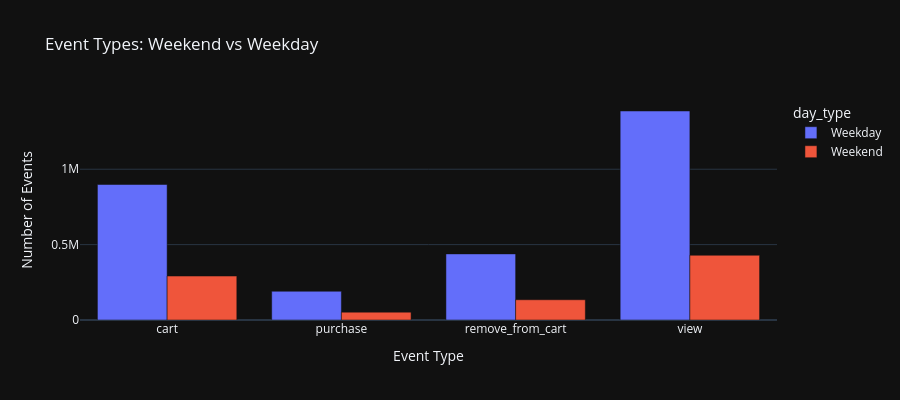

The cell this chart's notebook holds for it:
### Code cell
# %% [markdown]
# #### 3.3 Weekend vs Weekday

# %%
# Compare weekend vs weekday
weekend_comparison = df.groupby(['is_weekend', 'event_type']).size().reset_index(name='count')
weekend_comparison['day_type'] = weekend_comparison['is_weekend'].map({0: 'Weekday', 1: 'Weekend'})

fig = px.bar(weekend_comparison, x='event_type', y='count', color='day_type',
             barmode='group',
             title='Event Types: Weekend vs Weekday',
             labels={'count': 'Number of Events', 'event_type': 'Event Type'})
fig.update_layout(template='plotly_dark', height=400)
fig.show()

### Figure 1 — Plotly figure (JSON) as saved in the notebook; plotly's stock layout.template omitted (floating-point values rounded to 4 significant figures)
{"data": [{"alignmentgroup": "True", "hovertemplate": "day_type=Weekday<br>Event Type=%{x}<br>Number of Events=%{y}<extra></extra>", "legendgroup": "Weekday", "marker": {"color": "#636efa", "pattern": {"shape": ""}}, "name": "Weekday", "offsetgroup": "Weekday", "orientation": "v", "showlegend": true, "textposition": "auto", "type": "bar", "x": ["cart", "purchase", "remove_from_cart", "view"], "xaxis": "x", "y": [898784, 190686, 438463, 1386289], "yaxis": "y"}, {"alignmentgroup": "True", "hovertemplate": "day_type=Weekend<br>Event Type=%{x}<br>Number of Events=%{y}<extra></extra>", "legendgroup": "Weekend", "marker": {"color": "#EF553B", "pattern": {"shape": ""}}, "name": "Weekend", "offsetgroup": "Weekend", "orientation": "v", "showlegend": true, "textposition": "auto", "type": "bar", "x": ["cart", "purchase", "remove_from_cart", "view"], "xaxis": "x", "y": [291475, 52156, 134292, 429444], "yaxis": "y"}], "layout": {"barmode": "group", "height": 400, "legend": {"title": {"text": "day_type"}, "tracegroupgap": 0}, "title": {"text": "Event Types: Weekend vs Weekday"}, "xaxis": {"anchor": "y", "domain": [0, 1], "title": {"text": "Event Type"}}, "yaxis": {"anchor": "x", "domain": [0, 1], "title": {"text": "Number of Events"}}}}
